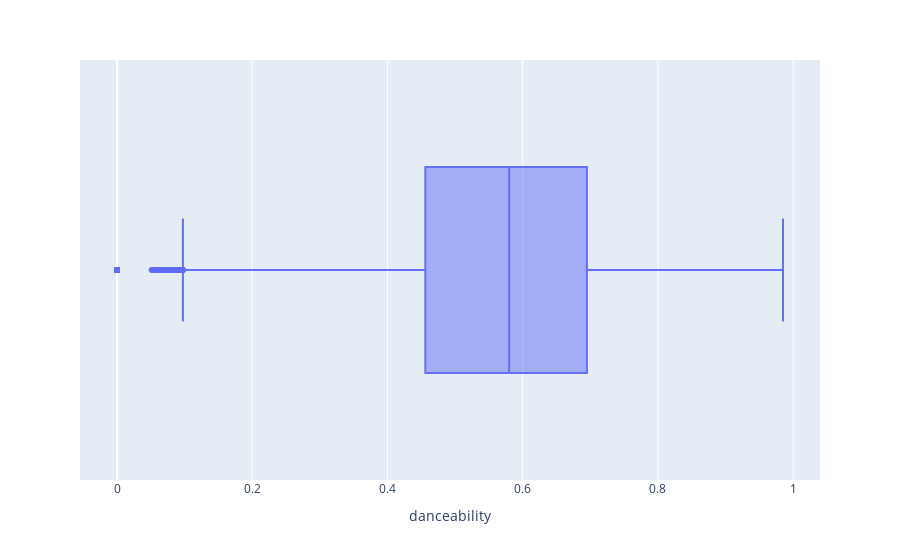

Source (notebook cell):
### Code cell
px.box(df,'danceability')

### Figure 1 — Plotly figure (JSON) as saved in the notebook; plotly's stock layout.template omitted (floating-point values rounded to 4 significant figures; data arrays with more than 128 entries replaced by an {"elided": "..."} marker saying what was removed)
{"data": [{"alignmentgroup": "True", "hovertemplate": "danceability=%{x}<extra></extra>", "legendgroup": "", "marker": {"color": "#636efa"}, "name": "", "notched": false, "offsetgroup": "", "orientation": "h", "showlegend": false, "type": "box", "x": {"elided": "113999 float values"}, "x0": " ", "xaxis": "x", "y0": " ", "yaxis": "y"}], "layout": {"boxmode": "group", "legend": {"tracegroupgap": 0}, "margin": {"t": 60}, "xaxis": {"anchor": "y", "domain": [0, 1], "title": {"text": "danceability"}}, "yaxis": {"anchor": "x", "domain": [0, 1]}}}
